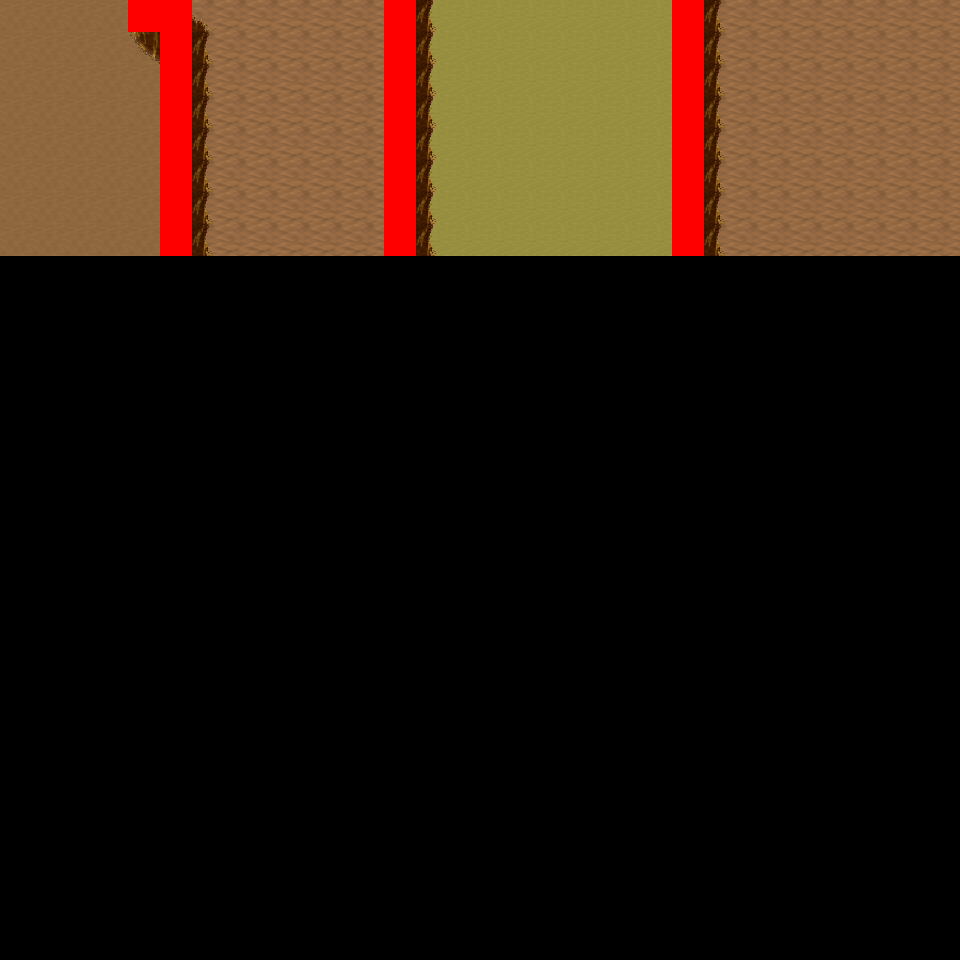

A 2D game scene composited from a Tiled map and its tileset images. What follows is a short description and the map's XML, with each tile layer's data collapsed to a summary:
An orthogonal 30x30 tile map with 32x32 px tiles, 6 tile layers (Ground, Object, Object2, Above, ...), 12 tilesets and 6 objects (6x mapExit).

<map version="1.0" orientation="orthogonal" renderorder="right-down" width="30" height="30" tilewidth="32" tileheight="32" nextobjectid="7">
  <tileset firstgid="1" name="tileset_logic_collision" tilewidth="32" tileheight="32" tilecount="1" columns="1">
    <image source="../drawable/tileset_logic_collision.png" width="32" height="32" />
  </tileset>
  <tileset firstgid="2" name="tileset_ground_ground" tilewidth="32" tileheight="32" tilecount="33" columns="3">
    <image source="../drawable/tileset_ground_ground.png" width="96" height="352" />
  </tileset>
  <tileset firstgid="35" name="tileset_ground_ridge_earth_pale" tilewidth="32" tileheight="32" tilecount="96" columns="12">
    <image source="../drawable/tileset_ground_ridge_earth_pale.png" width="384" height="256" />
  </tileset>
  <tileset firstgid="131" name="tileset_ground_ridge_earth_dark" tilewidth="32" tileheight="32" tilecount="96" columns="12">
    <image source="../drawable/tileset_ground_ridge_earth_dark.png" width="384" height="256" />
  </tileset>
  <tileset firstgid="227" name="tileset_terrain_desert" tilewidth="32" tileheight="32" tilecount="88" columns="8">
    <image source="../drawable/tileset_terrain_desert.png" width="256" height="352" />
  </tileset>
  <tileset firstgid="315" name="tileset_plant_tree_tree_darkgreen" tilewidth="32" tileheight="32" tilecount="88" columns="8">
    <image source="../drawable/tileset_plant_tree_tree_darkgreen.png" width="256" height="352" />
  </tileset>
  <tileset firstgid="403" name="tileset_ground_rock_pebbles" tilewidth="32" tileheight="32" tilecount="3" columns="1">
    <image source="../drawable/tileset_ground_rock_pebbles.png" width="32" height="96" />
  </tileset>
  <tileset firstgid="406" name="tileset_ground_sand_2" tilewidth="32" tileheight="32" tilecount="15" columns="5">
    <image source="../drawable/tileset_ground_sand_2.png" width="160" height="96" />
  </tileset>
  <tileset firstgid="421" name="tileset_plant_cactus_2" tilewidth="32" tileheight="32" tilecount="10" columns="5">
    <image source="../drawable/tileset_plant_cactus_2.png" width="160" height="64" />
  </tileset>
  <tileset firstgid="431" name="tileset_plant_cactus" tilewidth="32" tileheight="32" tilecount="2" columns="1">
    <image source="../drawable/tileset_plant_cactus.png" width="32" height="64" />
  </tileset>
  <tileset firstgid="433" name="tileset_plant_star_shaped_plants" tilewidth="32" tileheight="32" tilecount="6" columns="2">
    <image source="../drawable/tileset_plant_star_shaped_plants.png" width="64" height="96" />
  </tileset>
  <tileset firstgid="439" name="tileset_plant_tree_evergreen" tilewidth="32" tileheight="32" tilecount="36" columns="3">
    <image source="../drawable/tileset_plant_tree_evergreen.png" width="96" height="384" />
  </tileset>
  <layer name="Ground" width="30" height="30">
    <data>[900 cells, 240 non-empty, 3 distinct tile ids]</data>
  </layer>
  <layer name="Object" width="30" height="30">
    <data>[900 cells, 50 non-empty, 7 distinct tile ids]</data>
  </layer>
  <layer name="Object2" width="30" height="30">
    <data>[900 cells, 0 non-empty, 0 distinct tile ids]</data>
  </layer>
  <layer name="Above" width="30" height="30">
    <data>[900 cells, 0 non-empty, 0 distinct tile ids]</data>
  </layer>
  <layer name="Above2" width="30" height="30">
    <data>[900 cells, 0 non-empty, 0 distinct tile ids]</data>
  </layer>
  <layer name="Walkable" width="30" height="30">
    <data>[900 cells, 25 non-empty, 1 distinct tile ids]</data>
  </layer>
  <objectgroup name="MapEvents">
    <object id="1" name="north" type="mapExit" x="0" y="0" width="128" height="32">
      <properties>
        <property name="map" value="level_0_x1_y96" />
        <property name="x" value="0" />
        <property name="y" value="28" />
      </properties>
    </object>
    <object id="2" name="north2" type="mapExit" x="192" y="0" width="192" height="32">
      <properties>
        <property name="map" value="level_0_x1_y96" />
        <property name="x" value="6" />
        <property name="y" value="28" />
      </properties>
    </object>
    <object id="3" name="north3" type="mapExit" x="416" y="0" width="256" height="32">
      <properties>
        <property name="map" value="level_0_x1_y96" />
        <property name="x" value="13" />
        <property name="y" value="28" />
      </properties>
    </object>
    <object id="4" name="north4" type="mapExit" x="704" y="0" width="256" height="32">
      <properties>
        <property name="map" value="level_0_x1_y96" />
        <property name="x" value="22" />
        <property name="y" value="28" />
      </properties>
    </object>
    <object id="5" name="west" type="mapExit" x="0" y="0" width="32" height="960">
      <properties>
        <property name="map" value="level_0_x0_y97" />
        <property name="x" value="28" />
        <property name="y" value="0" />
      </properties>
    </object>
    <object id="6" name="east" type="mapExit" x="928" y="0" width="32" height="960">
      <properties>
        <property name="map" value="level_0_x2_y97" />
        <property name="x" value="1" />
        <property name="y" value="0" />
      </properties>
    </object>
  </objectgroup>
</map>
